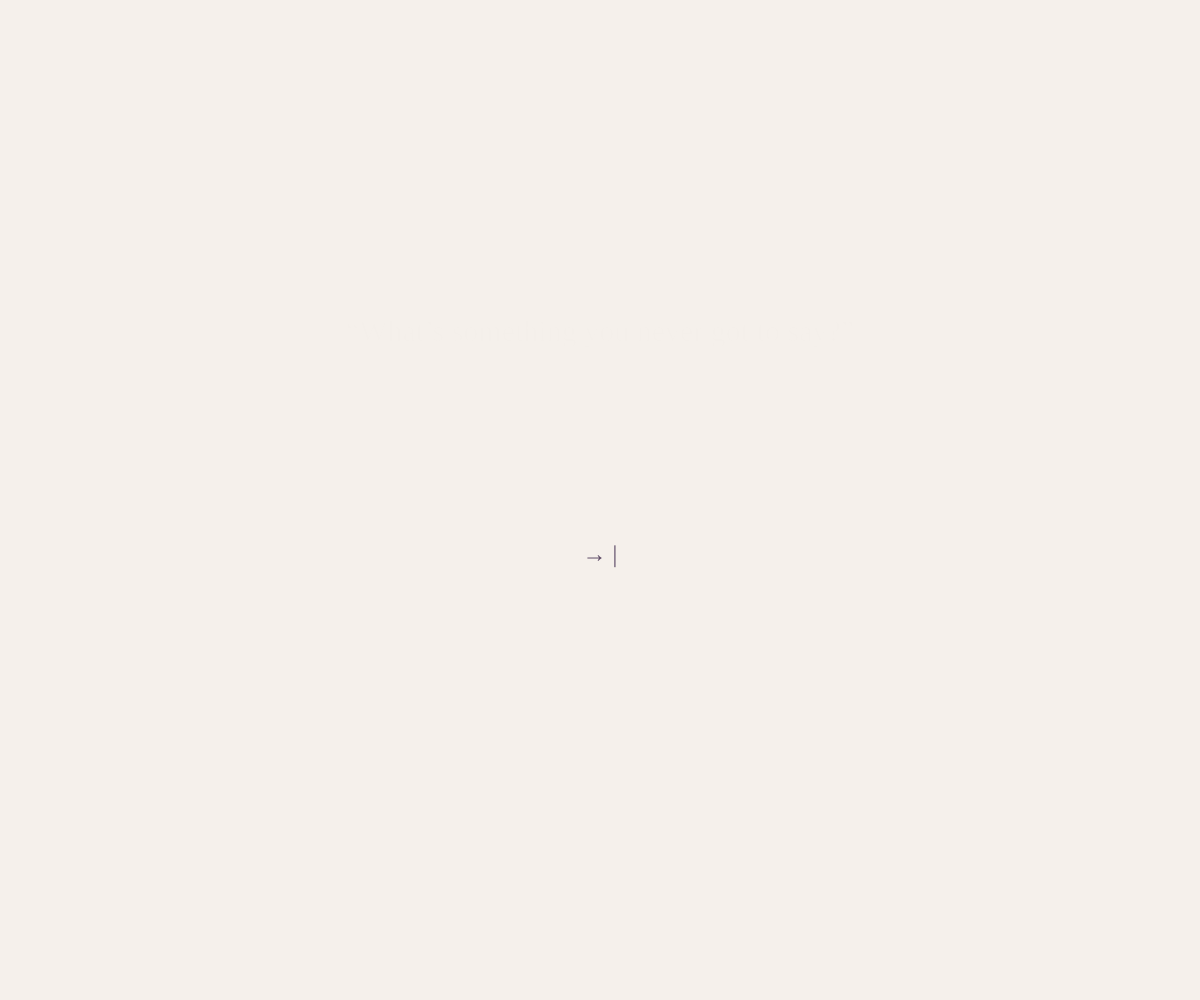
Frame 1 (no input)
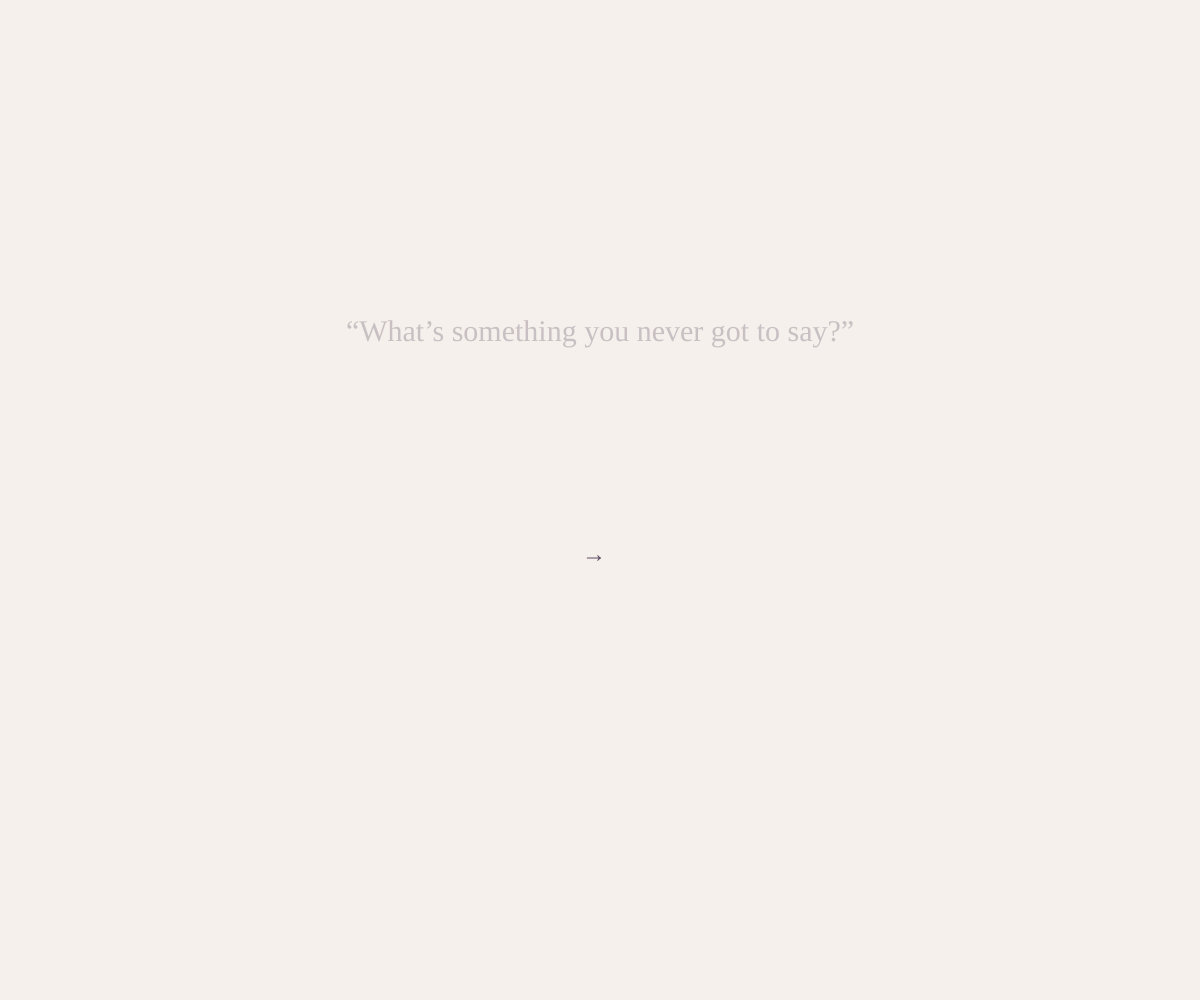
Frame 60 (no input)
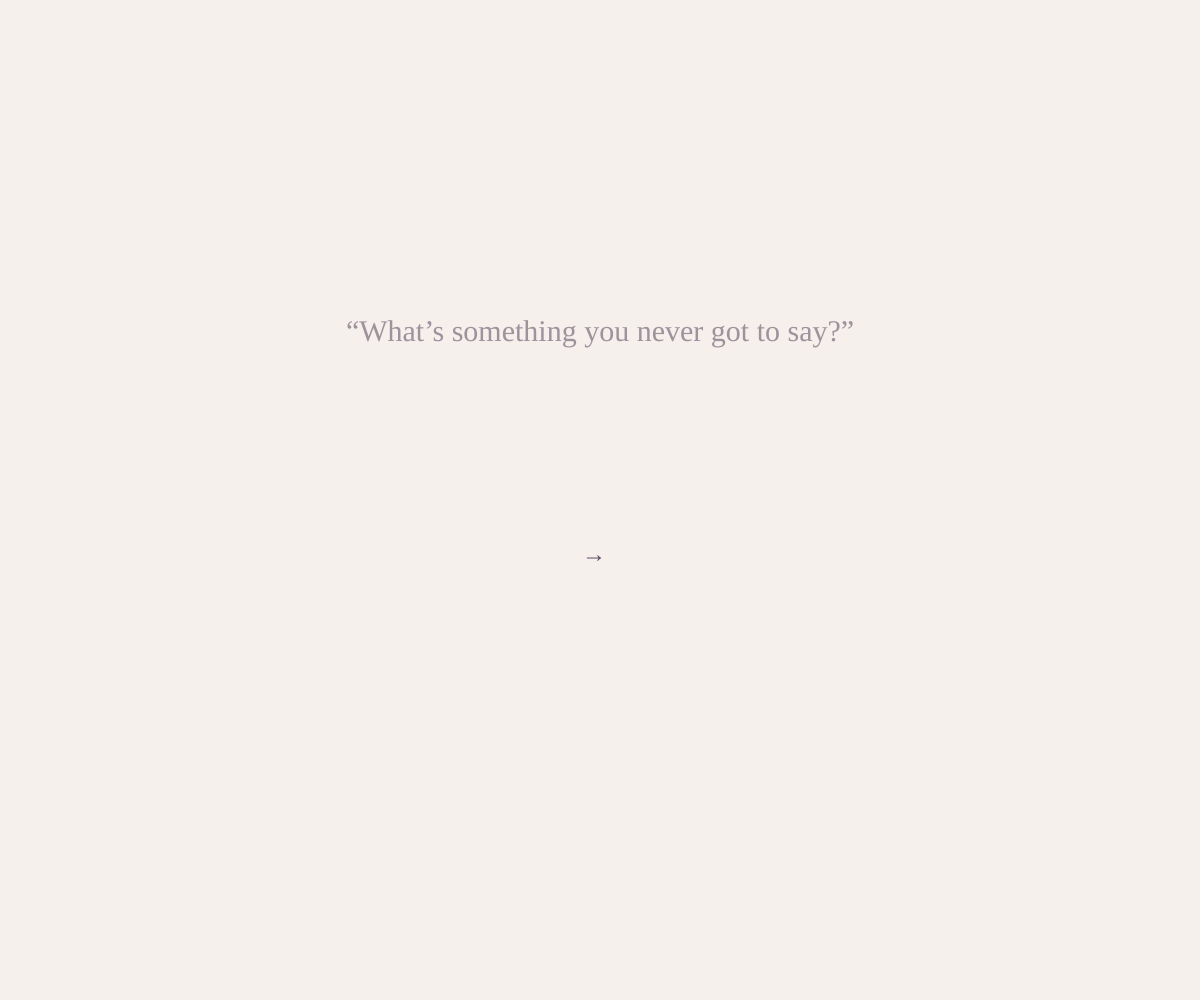
Frame 120 (the mouse pressed at the canvas centre since frame 60)

The p5.js sketch that drew these frames (run headless with seeded random() and noise() and a simulated clock; from frame 60 on, the mouse is pressed at the canvas centre):

// p5.js sketch
// ── sketch.js
// Styling & Interaction: Letters & Liminal Spaces + Simulated Poetic Prompt Generator
// Libraries needed: p5.js (run locally or in p5 Web Editor)

let prompt = "What’s something you never got to say?";
let userInput = "";
let showPrompt = true;
let waiting = false;
let fadeIn = 0;
let cursorVisible = true;
let lastBlink = 0;

function setup() {
  createCanvas(windowWidth, windowHeight);
  textFont("Georgia");
  textSize(26);
  textAlign(CENTER, CENTER);
  fill(255);
  noCursor();
}

function draw() {
  background(245, 240, 235); // Soft paper tone
  fadeIn = min(fadeIn + 1, 255);

  drawPaperTexture();

  if (showPrompt) {
    fill(60, 40, 70, fadeIn);
    textSize(30);
    text("“" + prompt + "”", width / 2, height / 3);

    fill(80, 60, 90, 230);
    textSize(24);
    let cursor = cursorVisible ? "|" : " ";
    text("→ " + userInput + cursor, width / 2, height / 1.8);
  } else {
    fill(90, 70, 110);
    textSize(22);
    text("...generating the next question", width / 2, height / 2);
  }

  // Cursor blink every 500ms
  if (millis() - lastBlink > 500) {
    cursorVisible = !cursorVisible;
    lastBlink = millis();
  }
}

function keyPressed() {
  if (!showPrompt || waiting) return;

  if (keyCode === BACKSPACE) {
    userInput = userInput.slice(0, -1);
  } else if (keyCode === ENTER || keyCode === RETURN) {
    showPrompt = false;
    waiting = true;

    // Simulated poetic generator (no API)
    generateNextPrompt(userInput).then(newPrompt => {
      prompt = newPrompt;
      userInput = "";
      fadeIn = 0;
      showPrompt = true;
      waiting = false;
    });
  } else if (key.length === 1) {
    userInput += key;
  }
}

// VISUAL STYLE: Handmade paper background
function drawPaperTexture() {
  noStroke();
  for (let i = 0; i < 100; i++) {
    fill(255, 240, 230, 3);
    ellipse(random(width), random(height), random(1, 3));
  }
}

// Simulated poetic prompt generator
async function generateNextPrompt(inputText) {
  let prompts = [
    "What became of that silence?",
    "When did it start to matter to you?",
    "What would you say if no one could hear you?",
    "How do you carry that memory today?",
    "If they could hear you now, what would you say?",
    "What do you hope they felt, too?",
    "Where does that story live in your body?"
  ];
  return new Promise(resolve => {
    setTimeout(() => {
      resolve(random(prompts));
    }, 2000);
  });
}
